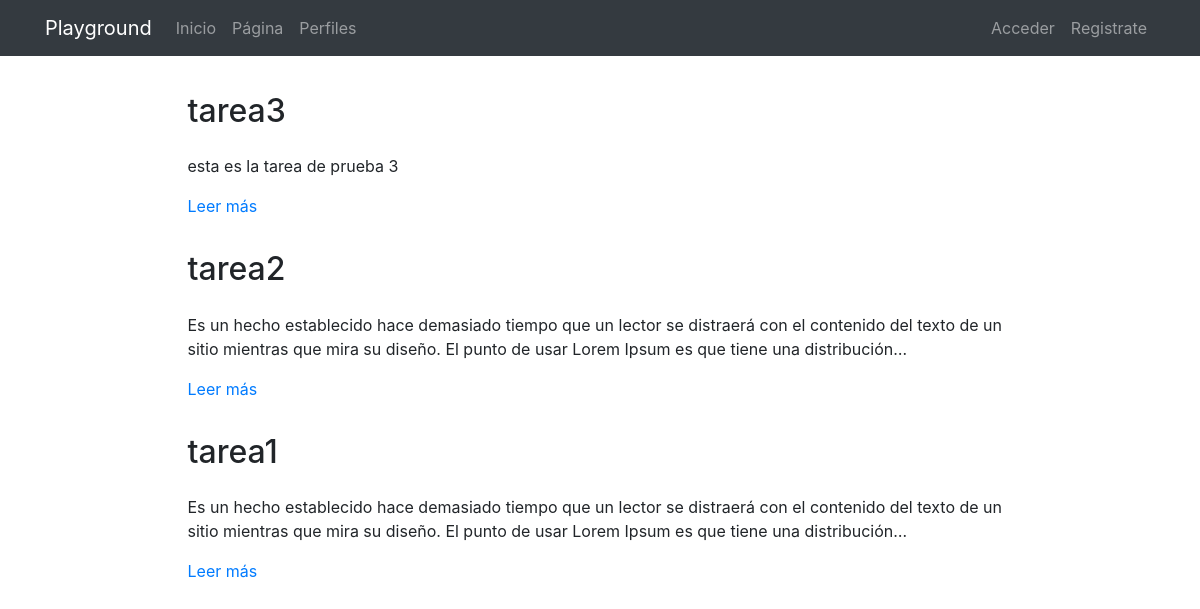
The page /pages/ on the database its author committed.
### pages/models.py (models this page shows, shortened)
class Page(models.Model):
    title = models.CharField(verbose_name="Título", max_length=200)
    content = models.TextField(verbose_name="Contenido")
    order = models.SmallIntegerField(verbose_name="Orden", default=0)
    created = models.DateTimeField(
        auto_now_add=True, verbose_name="Fecha de creación")
    updated = models.DateTimeField(
        auto_now=True, verbose_name="Fecha de edición")
    class Meta:
        verbose_name = "página"
        verbose_name_plural = "páginas"
        ordering = ['order', 'title']

### pages/views.py (the view)
# urls.py: path('', PagesListViews.as_view(), name="pages",),
class PagesListViews(ListView):
    model = Page

### pages/templates/pages/page_list.html (shortened to what this page needs)
{% extends 'core/base.html' %}
{% load static %}
{% block content %}
    <main role="main">
      <div class="container mb-4">
        {% for p in page_list|dictsort:"id" reversed %}
          <div class="row mt-3">
            <div class="col-md-9 mx-auto">
              <h2 class="mb-4">{{p.title}}</h2>
              <div>
                <p>{{p.content|striptags|truncatechars:"200"}}</p>
                <p><a href="{% url 'page' p.id %}">Leer más</a>
                </p>
              </div>
            </div>
          </div>
      {% endfor %}
      </div>
    </main>
{% endblock %}

### core/static/core/css/main.css (style rules this page uses)
main { padding-top: 20px; }
:root { --jumbotron-padding-y: 3rem; }

### rows shown on the page
Page: title "tarea3", content "esta es la tarea de prueba 3"
Page: title "tarea2", content "Es un hecho establecido hace demasiado tiempo que un lector se distraerá con el contenido del texto de un sitio mientras que mira su diseño. El punto de usar Lorem Ipsum es que tiene una distribución…"
Page: title "tarea1", content "Es un hecho establecido hace demasiado tiempo que un lector se distraerá con el contenido del texto de un sitio mientras que mira su diseño. El punto de usar Lorem Ipsum es que tiene una distribución…"
